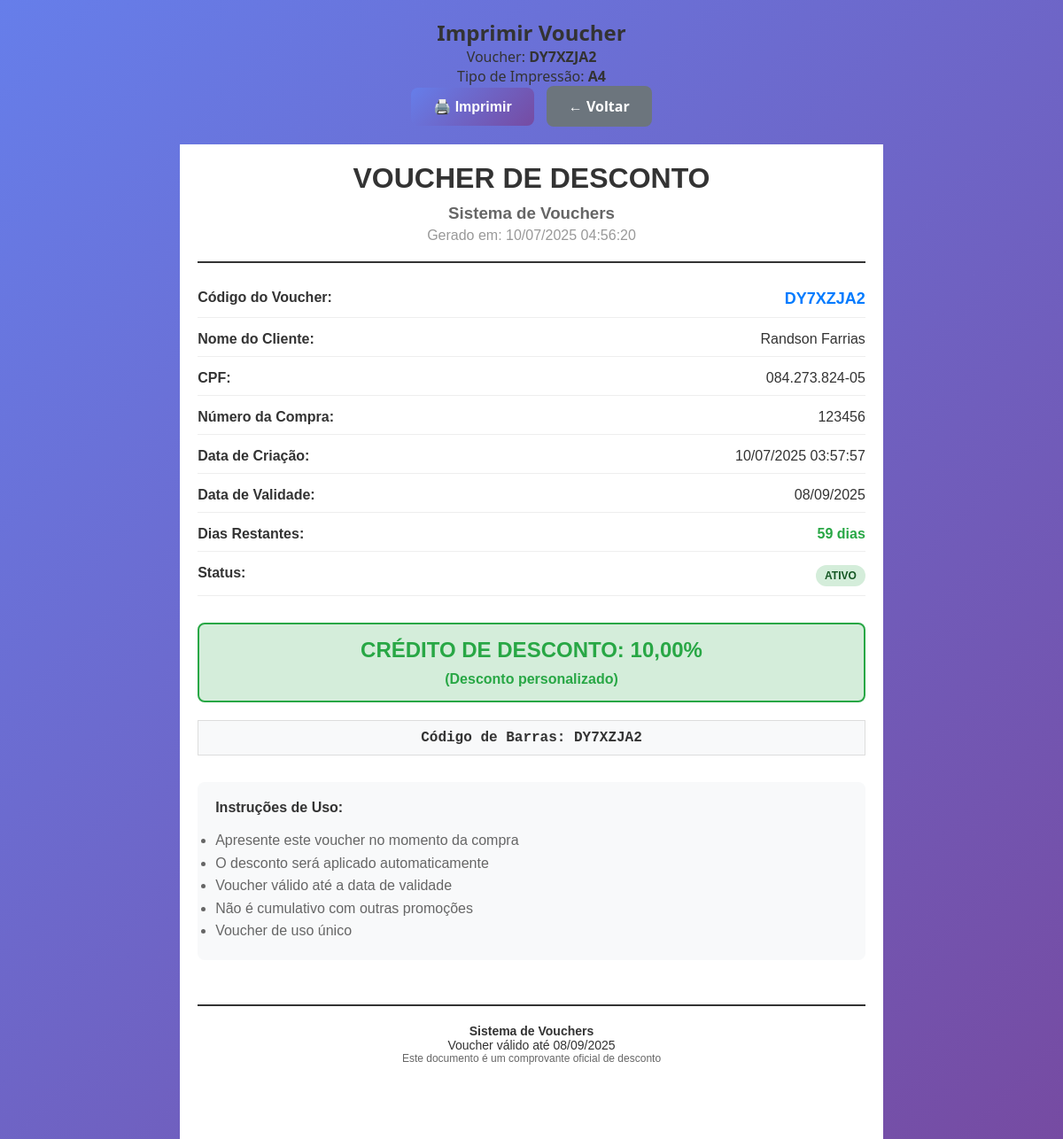
/imprimir_voucher.php?id=1&tipo=a4 (signed in), run on the app's committed database.
### tables this page shows
CREATE TABLE `vouchers` (
  `id` int(11) NOT NULL,
  `nome_cliente` varchar(100) NOT NULL,
  `cpf` varchar(14) NOT NULL,
  `numero_compra` varchar(50) NOT NULL,
  `codigo_voucher` varchar(20) NOT NULL,
  `valor_credito` decimal(10,2) DEFAULT 10.00,
  `data_criacao` timestamp NOT NULL DEFAULT current_timestamp(),
  `data_validade` date NOT NULL,
  `status` enum('ativo','expirado') DEFAULT 'ativo',
  `baixado` enum('nao','sim') DEFAULT 'nao',
  `data_baixa` timestamp NULL DEFAULT NULL
);

### includes/functions.php (called while the page is built, shortened)
<?php
function calcularDiasRestantes($data_validade) {
    $hoje = new DateTime();
    $validade = new DateTime($data_validade);
    $diferenca = $hoje->diff($validade);
    return $diferenca->days;
}
function obterStatusVoucher($data_validade) {
    $dias_restantes = calcularDiasRestantes($data_validade);
    if ($dias_restantes < 0) {
        return 'expirado';
    } elseif ($dias_restantes <= 7) {
        return 'proximo_expiracao';
    } else {
        return 'ativo';
    }
}
function formatarCPF($cpf) {
    $cpf = preg_replace('/[^0-9]/', '', $cpf);
    return substr($cpf, 0, 3) . '.' . substr($cpf, 3, 3) . '.' . substr($cpf, 6, 3) . '-' . substr($cpf, 9, 2);
}
?>

### imprimir_voucher.php (the view, shortened to what this page needs)
<?php
require_once 'includes/functions.php';
$id = isset($_GET['id']) ? (int)$_GET['id'] : 0;
$tipo = isset($_GET['tipo']) ? $_GET['tipo'] : 'a4';
$conexao = conectarDB();
$sql = "SELECT * FROM vouchers WHERE id = ?";
$stmt = $conexao->prepare($sql);
$stmt->bind_param("i", $id);
$stmt->execute();
$resultado = $stmt->get_result();
$voucher = $resultado->fetch_assoc();
$dias_restantes = calcularDiasRestantes($voucher['data_validade']);
$status = obterStatusVoucher($voucher['data_validade']);
?>
<!DOCTYPE html>
<html lang="pt-BR">
<head>
    <link rel="stylesheet" href="assets/css/style.css">
</head>
<body>
    <div class="no-print" style="text-align: center; padding: 20px;">
        <h2>Imprimir Voucher</h2>
        <p>Voucher: <strong><?php echo htmlspecialchars($voucher['codigo_voucher']); ?></strong></p>
        <p>Tipo de Impressão: <strong><?php echo strtoupper($tipo); ?></strong></p>
        <button onclick="window.print()" class="btn btn-primary" style="margin-right: 10px;">
            🖨️ Imprimir
        </button>
        <a href="vouchers.php" class="btn btn-secondary">
            ← Voltar
        </a>
    </div>
    <?php if ($tipo == 'termica'): ?>
        <div class="voucher-termica">
            <div class="header-termica">
                <div style="font-size: 16px; font-weight: bold;">VOUCHER DE DESCONTO</div>
                <div style="font-size: 12px;">Sistema de Vouchers</div>
                <div style="font-size: 10px;"><?php echo date('d/m/Y H:i:s'); ?></div>
            </div>
            <div class="content-termica">
                <div class="field-termica">
                    <span class="label-termica">Código:</span>
                    <span class="value-termica"><?php echo htmlspecialchars($voucher['codigo_voucher']); ?></span>
                </div>
                <div class="field-termica">
                    <span class="label-termica">Cliente:</span>
                    <span class="value-termica"><?php echo htmlspecialchars($voucher['nome_cliente']); ?></span>
                </div>
                <div class="field-termica">
                    <span class="label-termica">CPF:</span>
                    <span class="value-termica"><?php echo formatarCPF($voucher['cpf']); ?></span>
                </div>
                <div class="field-termica">
                    <span class="label-termica">Compra:</span>
                    <span class="value-termica"><?php echo htmlspecialchars($voucher['numero_compra']); ?></span>
                </div>
                <div class="field-termica">
                    <span class="label-termica">Validade:</span>
                    <span class="value-termica"><?php echo date('d/m/Y', strtotime($voucher['data_validade'])); ?></span>
                </div>
                <div class="field-termica">
                    <span class="label-termica">Status:</span>
                    <span class="value-termica">
                        <?php if ($status == 'ativo'): ?>
                            <span class="status-badge-print status-ativo-print">Ativo</span>
                        <?php elseif ($status == 'expirado'): ?>
                            <span class="status-badge-print status-expirado-print">Expirado</span>
                        <?php else: ?>
                            <span class="status-badge-print status-proximo-print">Próximo</span>
                        <?php endif; ?>
                    </span>
                </div>
            </div>
            <div style="text-align: center; margin: 20px 0; font-size: 18px; font-weight: bold;">
                CRÉDITO DE DESCONTO
            </div>
            <div style="text-align: center; font-size: 24px; font-weight: bold; color: #28a745; margin: 15px 0;">
                <?php echo number_format($voucher['valor_credito'], 2, ',', '.'); ?>%
            </div>
            <div style="text-align: center; font-size: 10px; margin: 10px 0;">
                (Desconto personalizado)
            </div>
            <div class="codigo-barras">
                *<?php echo htmlspecialchars($voucher['codigo_voucher']); ?>*
            </div>
            <div class="footer-termica">
                <div>Voucher válido até <?php echo date('d/m/Y', strtotime($voucher['data_validade'])); ?></div>
                <div>Apresente este voucher no momento da compra</div>
                <div>Não é cumulativo com outras promoções</div>
            </div>
        </div>
    <?php else: ?>
        <div class="voucher-a4">
            <div class="header-a4">
                <h1 style="color: #333; margin-bottom: 10px;">VOUCHER DE DESCONTO</h1>
                <h3 style="color: #666; margin-bottom: 5px;">Sistema de Vouchers</h3>
                <p style="color: #999;">Gerado em: <?php echo date('d/m/Y H:i:s'); ?></p>
            </div>
            <div class="content-a4">
                <div class="field-a4">
                    <span class="label-a4">Código do Voucher:</span>
                    <span class="value-a4" style="font-size: 18px; font-weight: bold; color: #007bff;">
                        <?php echo htmlspecialchars($voucher['codigo_voucher']); ?>
                    </span>
                </div>
                <div class="field-a4">
                    <span class="label-a4">Nome do Cliente:</span>
                    <span class="value-a4"><?php echo htmlspecialchars($voucher['nome_cliente']); ?></span>
                </div>
                <div class="field-a4">
                    <span class="label-a4">CPF:</span>
                    <span class="value-a4"><?php echo formatarCPF($voucher['cpf']); ?></span>
                </div>
                <div class="field-a4">
                    <span class="label-a4">Número da Compra:</span>
                    <span class="value-a4"><?php echo htmlspecialchars($voucher['numero_compra']); ?></span>
                </div>
                <div class="field-a4">
                    <span class="label-a4">Data de Criação:</span>
                    <span class="value-a4"><?php echo date('d/m/Y H:i:s', strtotime($voucher['data_criacao'])); ?></span>
                </div>
                <div class="field-a4">
                    <span class="label-a4">Data de Validade:</span>
                    <span class="value-a4"><?php echo date('d/m/Y', strtotime($voucher['data_validade'])); ?></span>
                </div>
                <div class="field-a4">
                    <span class="label-a4">Dias Restantes:</span>
                    <span class="value-a4">
                        <?php if ($dias_restantes >= 0): ?>
                            <span style="color: #28a745; font-weight: 600;">
                                <?php echo $dias_restantes; ?> dias
                            </span>
                        <?php else: ?>
                            <span style="color: #dc3545; font-weight: 600;">
                                Expirado há <?php echo abs($dias_restantes); ?> dias
                            </span>
                        <?php endif; ?>
                    </span>
                </div>
                <div class="field-a4">
                    <span class="label-a4">Status:</span>
                    <span class="value-a4">
                        <?php if ($status == 'ativo'): ?>
                            <span class="status-badge-print status-ativo-print">Ativo</span>
                        <?php elseif ($status == 'expirado'): ?>
                            <span class="status-badge-print status-expirado-print">Expirado</span>
                        <?php else: ?>
                            <span class="status-badge-print status-proximo-print">Próximo da Expiração</span>
                        <?php endif; ?>
                    </span>
                </div>
            </div>
            <div class="valor-destaque">
                CRÉDITO DE DESCONTO: <?php echo number_format($voucher['valor_credito'], 2, ',', '.'); ?>%
                <div style="font-size: 16px; margin-top: 10px;">(Desconto personalizado)</div>
            </div>
            <div class="codigo-barras">
                Código de Barras: <?php echo htmlspecialchars($voucher['codigo_voucher']); ?>
            </div>
            <div style="background: #f8f9fa; padding: 20px; border-radius: 8px; margin: 30px 0;">
                <h4 style="color: #333; margin-bottom: 15px;">Instruções de Uso:</h4>
                <ul style="color: #666; line-height: 1.6;">
                    <li>Apresente este voucher no momento da compra</li>
                    <li>O desconto será aplicado automaticamente</li>
                    <li>Voucher válido até a data de validade</li>
                    <li>Não é cumulativo com outras promoções</li>
                    <li>Voucher de uso único</li>
                </ul>
            </div>
            <div class="footer-a4">
                <p><strong>Sistema de Vouchers</strong></p>
                <p>Voucher válido até <?php echo date('d/m/Y', strtotime($voucher['data_validade'])); ?></p>
                <p style="font-size: 12px; color: #666;">Este documento é um comprovante oficial de desconto</p>
            </div>
        </div>
    <?php endif; ?>
</body>
</html>

### assets/css/style.css (style rules this page uses)
* { margin: 0; padding: 0; box-sizing: border-box; }
body { font-family: 'Segoe UI', Tahoma, Geneva, Verdana, sans-serif; background: linear-gradient(135deg, #667eea 0%, #764ba2 100%); min-height: 100vh; color: #333; }
.btn { padding: 12px 25px; border: none; border-radius: 8px; font-size: 16px; font-weight: 600; cursor: pointer; transition: all 0.3s ease; text-decoration: none; display: inline-block; text-align: center; }
.btn-primary { background: linear-gradient(135deg, #667eea 0%, #764ba2 100%); color: white; }
.btn-secondary { background: #6c757d; color: white; }

### imprimir_voucher.php (style rules this page uses)
.voucher-a4 { width: 210mm; height: 297mm; margin: 0 auto; background: white; padding: 20px; font-family: Arial, sans-serif; }
.header-a4 { text-align: center; border-bottom: 2px solid #333; padding-bottom: 20px; margin-bottom: 30px; }
.content-a4 { margin-bottom: 30px; }
.field-a4 { margin-bottom: 15px; display: flex; justify-content: space-between; border-bottom: 1px solid #eee; padding-bottom: 10px; }
.label-a4 { font-weight: bold; color: #333; min-width: 150px; }
.value-a4 { text-align: right; flex: 1; }
.footer-a4 { text-align: center; border-top: 2px solid #333; padding-top: 20px; margin-top: 50px; font-size: 14px; }
.codigo-barras { text-align: center; font-family: 'Courier New', monospace; font-size: 16px; font-weight: bold; margin: 20px 0; padding: 10px; background: #f8f9fa; border: 1px solid #ddd; }
.valor-destaque { font-size: 24px; font-weight: bold; color: #28a745; text-align: center; margin: 20px 0; padding: 15px; background: #d4edda; border: 2px solid #28a745; border-radius: 8px; }
.status-badge-print { display: inline-block; padding: 5px 10px; border-radius: 15px; font-size: 12px; font-weight: bold; text-transform: uppercase; }
.status-ativo-print { background: #d4edda; color: #155724; }

### data on the page
vouchers: codigo_voucher "DY7XZJA2", nome_cliente "Randson Farrias", cpf "084.273.824-05", numero_compra "123456", data_criacao "10/07/2025 03:57:57", data_validade "08/09/2025", data_validade "59", valor_credito "10,00"

### other printed values
$tipo "A4"
